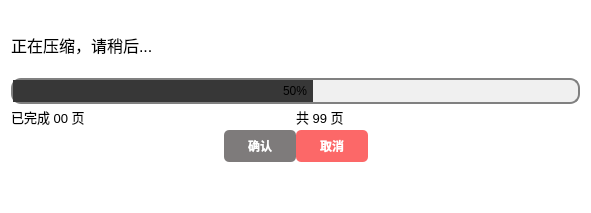
<?xml version="1.0" encoding="UTF-8"?>
<ui version="4.0">
 <class>Dialog</class>
 <widget class="QDialog" name="Dialog">
  <property name="geometry">
   <rect>
    <x>0</x>
    <y>0</y>
    <width>591</width>
    <height>213</height>
   </rect>
  </property>
  <property name="windowTitle">
   <string>正在压缩...</string>
  </property>
  <property name="styleSheet">
   <string notr="true">#Dialog{
	background-color: rgb(255, 255, 255);
border-radius:10px;		
}
.Widget{
	border-radius:10px;	
}
.QPushButton{
	border:none;
	border-radius:5px;
	width:72px;
	height:32px;
	background-color: rgb(126, 123, 123);
	color:rgb(255, 255, 255);
	font-family:&quot;黑体&quot;;
	font-weight:bold;
}</string>
  </property>
  <layout class="QVBoxLayout" name="verticalLayout">
   <property name="spacing">
    <number>0</number>
   </property>
   <item>
    <spacer name="verticalSpacer_3">
     <property name="orientation">
      <enum>Qt::Vertical</enum>
     </property>
     <property name="sizeType">
      <enum>QSizePolicy::Fixed</enum>
     </property>
     <property name="sizeHint" stdset="0">
      <size>
       <width>20</width>
       <height>20</height>
      </size>
     </property>
    </spacer>
   </item>
   <item>
    <widget class="QLabel" name="tip">
     <property name="font">
      <font>
       <family>Microsoft YaHei UI</family>
       <pointsize>12</pointsize>
      </font>
     </property>
     <property name="text">
      <string>正在压缩，请稍后...</string>
     </property>
    </widget>
   </item>
   <item>
    <spacer name="verticalSpacer_4">
     <property name="orientation">
      <enum>Qt::Vertical</enum>
     </property>
     <property name="sizeType">
      <enum>QSizePolicy::Fixed</enum>
     </property>
     <property name="sizeHint" stdset="0">
      <size>
       <width>20</width>
       <height>20</height>
      </size>
     </property>
    </spacer>
   </item>
   <item>
    <widget class="QProgressBar" name="pb">
     <property name="styleSheet">
      <string notr="true">QProgressBar {
    border: 2px solid grey;
    border-radius: 10px;
    background-color: #f0f0f0;
    text-align: center;
	color:#ffffff #000000;
}

QProgressBar::chunk {
    background-color: #373737;
    width: 20px;
}</string>
     </property>
     <property name="value">
      <number>50</number>
     </property>
    </widget>
   </item>
   <item>
    <layout class="QHBoxLayout" name="horizontalLayout">
     <property name="spacing">
      <number>0</number>
     </property>
     <item>
      <widget class="QLabel" name="finishedPages">
       <property name="font">
        <font>
         <family>Microsoft YaHei UI</family>
         <pointsize>10</pointsize>
        </font>
       </property>
       <property name="text">
        <string>已完成 00 页</string>
       </property>
      </widget>
     </item>
     <item>
      <widget class="QLabel" name="totalPages">
       <property name="font">
        <font>
         <family>Microsoft YaHei UI</family>
         <pointsize>10</pointsize>
        </font>
       </property>
       <property name="text">
        <string>共 99 页</string>
       </property>
      </widget>
     </item>
    </layout>
   </item>
   <item>
    <layout class="QHBoxLayout" name="horizontalLayout_2">
     <item>
      <spacer name="horizontalSpacer">
       <property name="orientation">
        <enum>Qt::Horizontal</enum>
       </property>
       <property name="sizeHint" stdset="0">
        <size>
         <width>40</width>
         <height>20</height>
        </size>
       </property>
      </spacer>
     </item>
     <item>
      <widget class="QPushButton" name="okBtn">
       <property name="styleSheet">
        <string notr="true">#okBtn:hover{
	background-color: rgb(39, 39, 39);
}</string>
       </property>
       <property name="text">
        <string>确认</string>
       </property>
      </widget>
     </item>
     <item>
      <widget class="QPushButton" name="cancelBtn">
       <property name="styleSheet">
        <string notr="true">#cancelBtn{
	background-color: rgb(252, 104, 104);
}
#cancelBtn:hover{
	background-color: rgb(255, 0, 0);
}</string>
       </property>
       <property name="text">
        <string>取消</string>
       </property>
      </widget>
     </item>
     <item>
      <spacer name="horizontalSpacer_2">
       <property name="orientation">
        <enum>Qt::Horizontal</enum>
       </property>
       <property name="sizeHint" stdset="0">
        <size>
         <width>40</width>
         <height>20</height>
        </size>
       </property>
      </spacer>
     </item>
    </layout>
   </item>
   <item>
    <spacer name="verticalSpacer">
     <property name="orientation">
      <enum>Qt::Vertical</enum>
     </property>
     <property name="sizeType">
      <enum>QSizePolicy::Fixed</enum>
     </property>
     <property name="sizeHint" stdset="0">
      <size>
       <width>20</width>
       <height>20</height>
      </size>
     </property>
    </spacer>
   </item>
   <item>
    <spacer name="verticalSpacer_2">
     <property name="orientation">
      <enum>Qt::Vertical</enum>
     </property>
     <property name="sizeType">
      <enum>QSizePolicy::Fixed</enum>
     </property>
     <property name="sizeHint" stdset="0">
      <size>
       <width>20</width>
       <height>20</height>
      </size>
     </property>
    </spacer>
   </item>
  </layout>
 </widget>
 <resources/>
 <connections/>
</ui>
